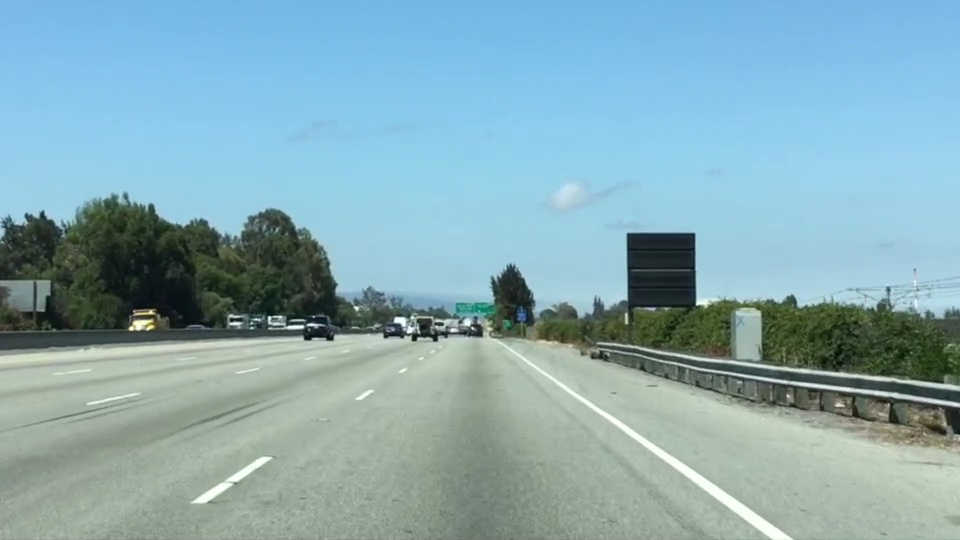
#> input picture ComputerVisionPart1/image_lane_c.jpg, 960 x 540 px
$ jupyter execute 'Color 2 gray.ipynb'
#> lines starting #> are read from the running program, lines starting #| are printed output that depends on the picture; after the words box and inside, x2 and y2 are one past the last pixel; in counts of white or black regions, pixels touching at a corner belong together
[cell 1]
import matplotlib.image as mpimg
import matplotlib.pyplot as plt
import numpy as np
import cv2

[cell 2]
image_color = mpimg.imread('image_lane_c.jpg')
#> image_color is the input picture: shape (540, 960, 3); mean R, G, B 135.5, 171.1, 179.2

[cell 3]
plt.imshow(image_color)

[cell 4]
image_color.shape
#> Out = (540, 960, 3)
#540 pixels of heigth, 960 pixels of width and 3 layers (RGB image)

[cell 5]
image_gray = cv2.cvtColor(image_color,cv2.COLOR_RGB2GRAY)
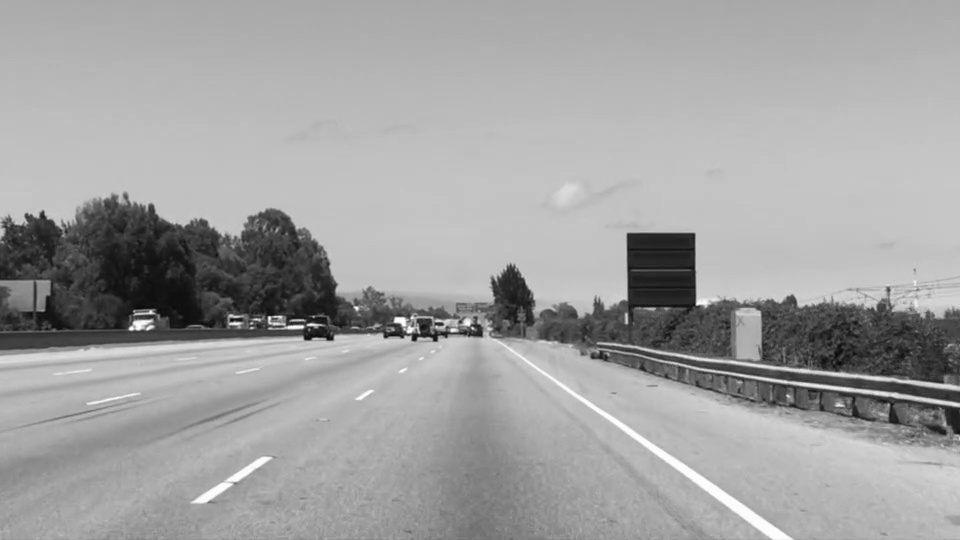
#> image_gray: shape (540, 960); min 6, max 254, mean 161.4
plt.imshow(image_gray)

[cell 6]
plt.imshow(image_gray,cmap='gray')

[cell 7]
image_gray.shape
#> Out = (540, 960)
#as we can see, now we only have 1 color channel

[cell 8]
image_gray[image_gray<50] = 150
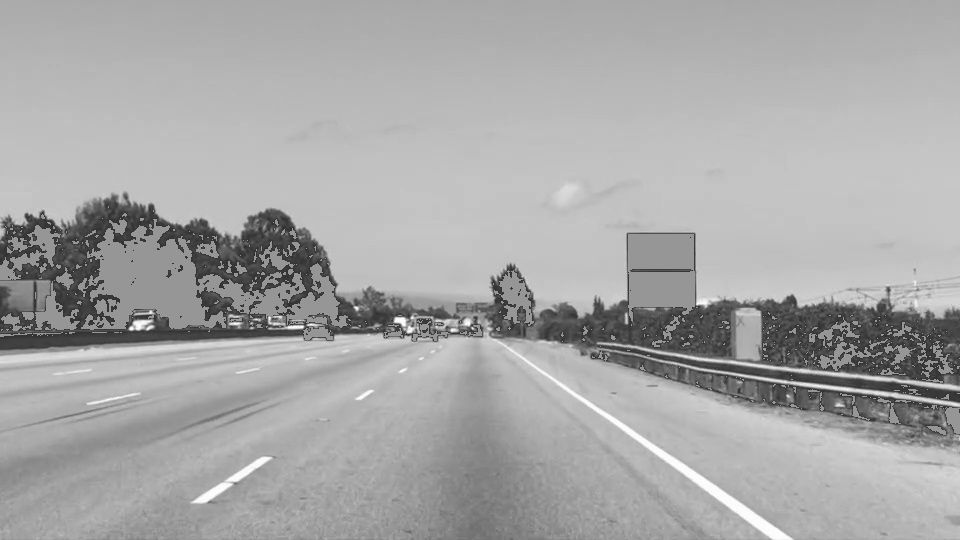
#> image_gray: shape (540, 960); 5.17% of pixels changed, all inside (x1, y1, x2, y2) = (0, 206, 960, 435)

[cell 9]
plt.imshow(image_gray,cmap='gray')

[cell 10]
image_color

[cell 11]
cv2.imwrite('lane_to_gray.jpg',image_gray)
#> Out = True
